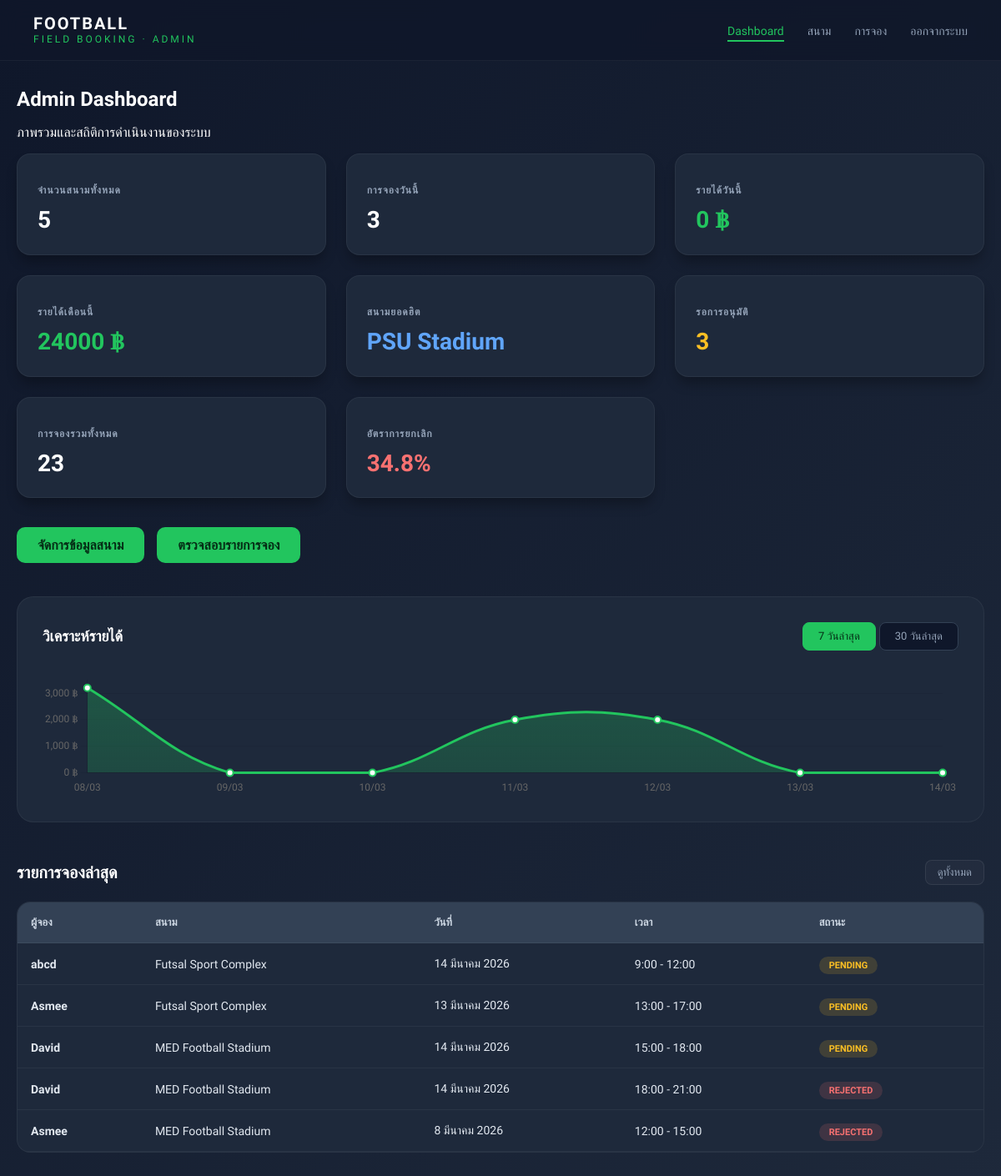
Before: /admin-dashboard/ (signed in) with the older database file.
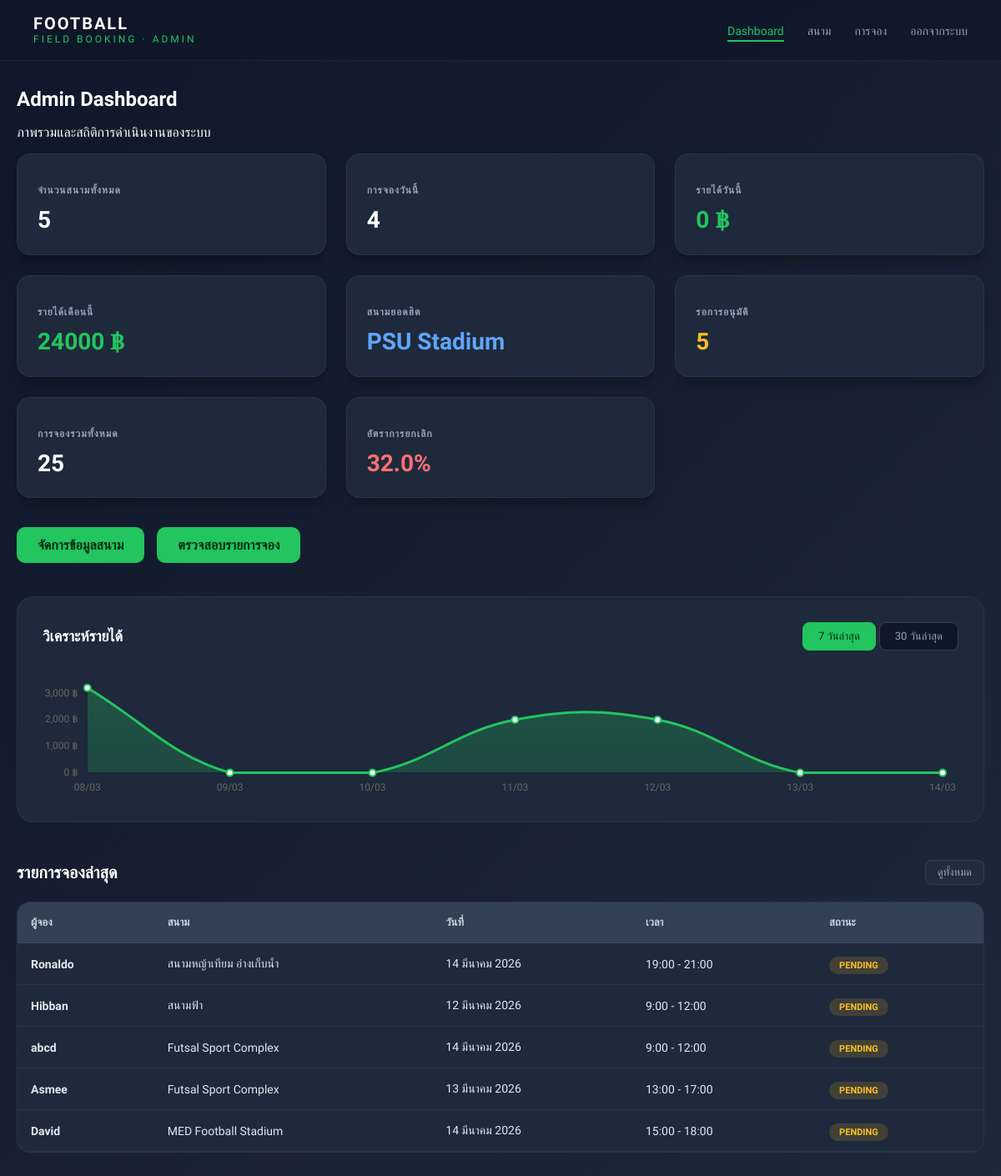
After: the same page with the newer database file.
### booking/models.py (models this page shows, shortened)
class Booking(models.Model):
    STATUS_CHOICES = (
        ('pending', 'Pending'),
        ('approved', 'Approved'),
        ('rejected', 'Rejected'),
        ('cancelled', 'Cancelled'),
    )
    user = models.ForeignKey(User, on_delete=models.CASCADE)
    field = models.ForeignKey(Field, on_delete=models.CASCADE)
    date = models.DateField()
    start_time = models.TimeField()
    end_time = models.TimeField()
    hours = models.IntegerField()
    total_price = models.IntegerField()
    status = models.CharField(
        max_length=10,
        choices=STATUS_CHOICES,
        default='pending'
    )
    slip = models.ImageField(upload_to="slips/", null=True, blank=True)
    created_at = models.DateTimeField(auto_now_add=True)
    class Meta:
        ordering = ['-created_at']

class Field(models.Model):
    name = models.CharField(max_length=100)
    field_type = models.CharField(max_length=20, choices=FIELD_TYPE)
    price = models.IntegerField()
    image = models.ImageField(upload_to='fields/', null=True, blank=True)
    open_time = models.TimeField()
    close_time = models.TimeField()

### booking/views.py (the view)
# urls.py: path('admin-dashboard/', views.admin_dashboard, name='admin_dashboard'),
@login_required
def admin_dashboard(request):
    if not request.user.is_superuser:
        return redirect("home")
    today = timezone.now().date()
    start_of_month = today.replace(day=1)
    total_fields = Field.objects.count()
    today_bookings = Booking.objects.filter(date=today).count()
    today_income = Booking.objects.filter(date=today, status='approved').aggregate(total=Sum('total_price'))['total'] or 0
    month_income = Booking.objects.filter(date__gte=start_of_month, status='approved').aggregate(total=Sum('total_price'))['total'] or 0
    top_field_query = Booking.objects.values('field__name').annotate(count=Count('id')).order_by('-count').first()
    top_field_name = top_field_query['field__name'] if top_field_query else "ไม่มีข้อมูล"
    pending_bookings = Booking.objects.filter(status='pending').count()
    total_bookings = Booking.objects.count()
    rejected_count = Booking.objects.filter(status='rejected').count()
    cancel_rate = round((rejected_count / total_bookings * 100), 1) if total_bookings > 0 else 0
    days_7 = []
    income_7 = []
    for i in range(6, -1, -1):
        day = today - timedelta(days=i)
        total = Booking.objects.filter(date=day, status='approved').aggregate(sum=Sum('total_price'))['sum'] or 0
        days_7.append(day.strftime("%d/%m"))
        income_7.append(float(total))
    days_30 = []
    income_30 = []
    for i in range(29, -1, -1):
        day = today - timedelta(days=i)
        total = Booking.objects.filter(date=day, status='approved').aggregate(sum=Sum('total_price'))['sum'] or 0
        days_30.append(day.strftime("%d/%m"))
        income_30.append(float(total))
    latest_bookings = Booking.objects.select_related("field", "user").order_by("-id")[:5]
    context = {
        "total_fields": total_fields,
        "today_bookings": today_bookings,
        "today_income": today_income,
        "month_income": month_income,
        "top_field_name": top_field_name,
        "pending_bookings": pending_bookings,
        "total_bookings": total_bookings,
        "cancel_rate": cancel_rate,
        "latest_bookings": latest_bookings,
        "chart_labels": json.dumps(days_7),
        "chart_data": json.dumps(income_7),
        "month_labels": json.dumps(days_30),
        "month_data": json.dumps(income_30),
    }
    return render(request, "booking/admin-dashboard.html", context)

### booking/templates/booking/admin-dashboard.html (shortened to what the changed rows need)
{% load static %}
<!DOCTYPE html>
<html lang="th">
<head>
    <link rel="stylesheet" href="{% static 'booking/css/admin-dashboard.css' %}">
</head>
<body>
    <div class="container">
        <header class="header-section">
            <h1>Admin Dashboard</h1>
        </header>
        <div class="dashboard-grid">
            <div class="card">
                <h3>การจองวันนี้</h3>
                <div class="number">{{ today_bookings }}</div>
            </div>
            <div class="card">
                <h3>รอการอนุมัติ</h3>
                <div class="number warning">{{ pending_bookings }}</div>
            </div>
            <div class="card">
                <h3>การจองรวมทั้งหมด</h3>
                <div class="number">{{ total_bookings }}</div>
            </div>
            <div class="card">
                <h3>อัตราการยกเลิก</h3>
                <div class="number danger">{{ cancel_rate }}%</div>
            </div>
        </div>
        <section class="chart-section">
            <div class="chart-header">
                <h2>วิเคราะห์รายได้</h2>
            </div>
        </section>
        <section class="latest-section">
            <div class="section-header">
                <h2>รายการจองล่าสุด</h2>
            </div>
            <div class="table-container">
                <table class="booking-table">
                    <thead>
                        <tr>
                            <th>ผู้จอง</th>
                            <th>สนาม</th>
                            <th>วันที่</th>
                            <th>เวลา</th>
                            <th>สถานะ</th>
                        </tr>
                    </thead>
                    <tbody>
                        {% for b in latest_bookings %}
                        <tr>
                            <td class="user-name">{{ b.user.username }}</td>
                            <td>{{ b.field.name }}</td>
                            <td>{{ b.date }}</td>
                            <td>{{ b.start_time }} - {{ b.end_time }}</td>
                            <td>
                                <span class="status {{ b.status }}">
                                    {{ b.status|upper }}
                                </span>
                            </td>
                        </tr>
                        {% empty %}
                        <tr>
                            <td colspan="5" class="empty-msg">ยังไม่มีข้อมูลการจองในขณะนี้</td>
                        </tr>
                        {% endfor %}
                    </tbody>
                </table>
            </div>
        </section>
    </div>
</body>
</html>

Changed rows visible on the page:
no longer on this page (row unchanged): Booking: user.username "David", field.name "MED Football Stadium", date "14 มีนาคม 2026", start_time "18:00", end_time "21:00", status "REJECTED"
no longer on this page (row unchanged): Booking: user.username "Asmee", field.name "MED Football Stadium", date "8 มีนาคม 2026", start_time "12:00", end_time "15:00", status "REJECTED"
added Booking: user.username "Ronaldo", field.name "สนามหญ้าเทียม อ่างเก็บน้ำ", date "14 มีนาคม 2026", start_time "19:00", end_time "21:00", status "PENDING"
added Booking: user.username "Hibban", field.name "สนามฟ้า", date "12 มีนาคม 2026", start_time "9:00", end_time "12:00", status "PENDING"
Other visible differences:
{{ today_bookings }}: "3" → "4"
{{ pending_bookings }}: "3" → "5"
{{ total_bookings }}: "23" → "25"
{{ cancel_rate }}: "34.8" → "32.0"
